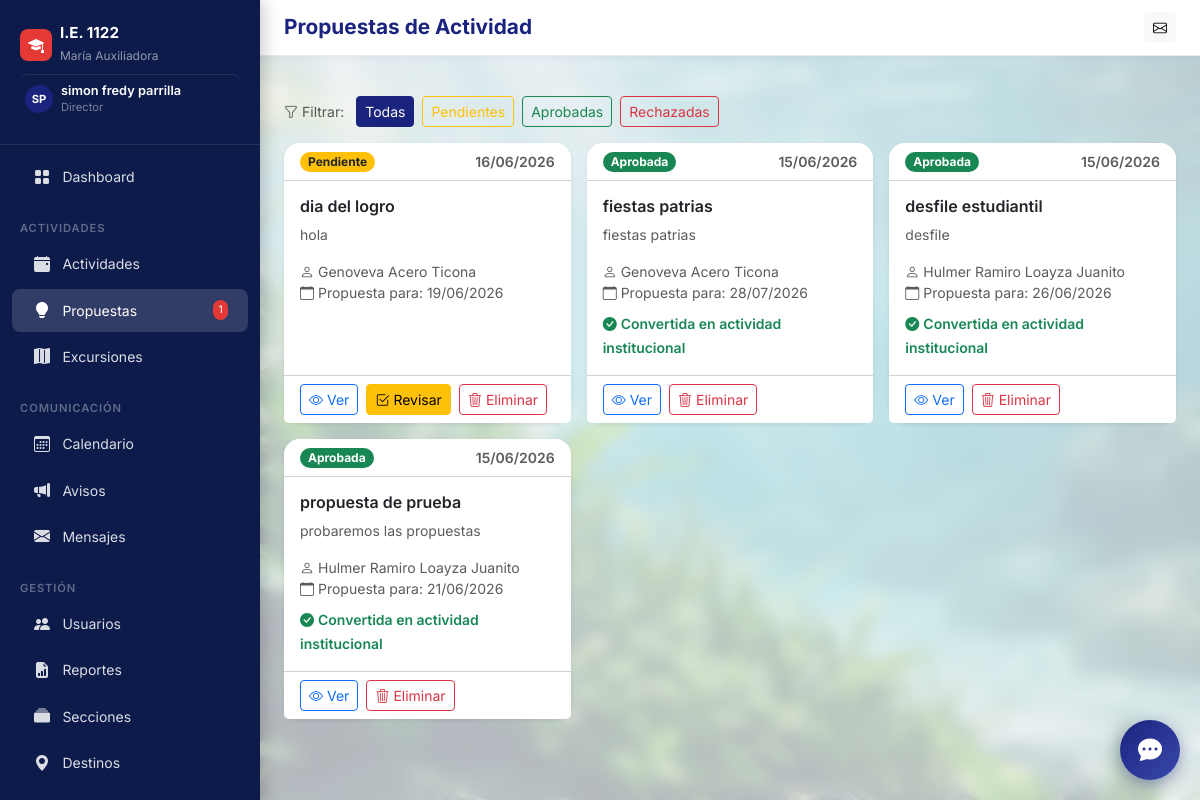
The app's page /propuestas/ (signed in) with its own data.
### core/models.py (models this page shows, shortened)
class User(AbstractUser):
    ROLE_CHOICES = [
        ('director', 'Director'),
        ('docente', 'Docente'),
    ]
    role = models.CharField(max_length=20, choices=ROLE_CHOICES, default='docente', verbose_name='Rol')
    email = models.EmailField(unique=True, verbose_name='Correo electrónico')
    telefono = models.CharField(max_length=15, blank=True, verbose_name='Teléfono')
    fecha_nacimiento = models.DateField(null=True, blank=True, verbose_name='Fecha de nacimiento')
    foto_perfil = models.ImageField(upload_to='perfiles/', blank=True, null=True, verbose_name='Foto de perfil')
    seccion_asignada = models.CharField(max_length=50, blank=True, verbose_name='Sección / Grado asignado', help_text='Ej: 3B, 5A, ED.FISICA')
    class Meta:
        verbose_name = 'Usuario'
        verbose_name_plural = 'Usuarios'
    @property
    def is_director(self):
        return self.role == 'director'
    @property
    def is_docente(self):
        return self.role == 'docente'

class PropuestaActividad(models.Model):
    ESTADO_CHOICES = [
        ('pendiente', 'Pendiente'),
        ('aprobada', 'Aprobada'),
        ('rechazada', 'Rechazada'),
    ]
    titulo = models.CharField(max_length=300, verbose_name='Título de la propuesta')
    descripcion = models.TextField(verbose_name='Descripción')
    propuesta_por = models.ForeignKey(
        User,
        on_delete=models.CASCADE,
        related_name='propuestas',
        verbose_name='Propuesto por'
    )
    estado = models.CharField(
        max_length=20,
        choices=ESTADO_CHOICES,
        default='pendiente',
        verbose_name='Estado'
    )
    observacion_admin = models.TextField(
        blank=True,
        verbose_name='Observación del director',
        help_text='Comentario del director al aprobar o rechazar'
    )
    fecha_propuesta = models.DateTimeField(auto_now_add=True)
    fecha_revision = models.DateTimeField(null=True, blank=True)
    fecha_actividad_propuesta = models.DateField(null=True, blank=True, verbose_name='Fecha propuesta para la actividad')
    revisado_por = models.ForeignKey(
        User,
        on_delete=models.SET_NULL,
        null=True, blank=True,
        related_name='propuestas_revisadas',
        verbose_name='Revisado por'
    )
    class Meta:
        verbose_name = 'Propuesta de Actividad'
        verbose_name_plural = 'Propuestas de Actividades'
        ordering = ['-fecha_propuesta']

### core/views.py (the view, shortened to what this page needs)
# urls.py: path('propuestas/', views.propuestas_lista, name='propuestas_lista'),
@login_required
def propuestas_lista(request):
    user = request.user
    estado = request.GET.get('estado', '')
    if user.is_director:
        qs = PropuestaActividad.objects.all()
        if estado:
            qs = qs.filter(estado=estado)
        mis_propuestas = None
        propuestas_aprobadas = None
    if qs is not None:
        qs = qs.select_related('propuesta_por', 'revisado_por')
    return render(request, 'propuestas/lista.html', {
        'propuestas': qs,
        'mis_propuestas': mis_propuestas,
        'propuestas_aprobadas': propuestas_aprobadas,
        'estado': estado,
    })

### core/context_processors.py (called while the page is built)
def global_context(request):
    if request.user.is_authenticated:
        mensajes_no_leidos = Mensaje.objects.filter(
            para_usuario=request.user, leido=False
        ).count()
        pendientes_count = 0
        if request.user.is_director:
            pendientes_count = PropuestaActividad.objects.filter(estado='pendiente').count()
        return {
            'mensajes_no_leidos': mensajes_no_leidos,
            'pendientes_count': pendientes_count,
        }
    return {}

### templates/propuestas/lista.html (shortened to what this page needs)
{% extends 'base.html' %}
{% block page_title %}Propuestas de Actividad{% endblock %}
{% block content %}
{% if user.is_director %}
<div class="mb-3 d-flex gap-2 flex-wrap align-items-center">
  <span class="text-muted small me-1"><i class="bi bi-funnel me-1"></i>Filtrar:</span>
  <a href="{% url 'propuestas_lista' %}"
    class="btn btn-sm {% if not estado %}btn-primary{% else %}btn-outline-primary{% endif %}">Todas</a>
  <a href="?estado=pendiente"
    class="btn btn-sm {% if estado == 'pendiente' %}btn-warning{% else %}btn-outline-warning{% endif %}">Pendientes</a>
  <a href="?estado=aprobada"
    class="btn btn-sm {% if estado == 'aprobada' %}btn-success{% else %}btn-outline-success{% endif %}">Aprobadas</a>
  <a href="?estado=rechazada"
    class="btn btn-sm {% if estado == 'rechazada' %}btn-danger{% else %}btn-outline-danger{% endif %}">Rechazadas</a>
</div>
<div class="row g-3">
  {% for p in propuestas %}
  <div class="col-md-6 col-lg-4">
    <div class="card h-100 shadow-sm border-0">
      <div class="card-header bg-white d-flex justify-content-between align-items-center">
        <span class="badge rounded-pill px-2 py-1
          {% if p.estado == 'aprobada' %}bg-success
          {% elif p.estado == 'rechazada' %}bg-danger
          {% else %}bg-warning text-dark{% endif %}">
          {{ p.get_estado_display }}
        </span>
        <small class="text-muted">{{ p.fecha_propuesta|date:"d/m/Y" }}</small>
      </div>
      <div class="card-body">
        <h6 class="card-title fw-semibold">{{ p.titulo }}</h6>
        <p class="card-text text-muted small">{{ p.descripcion|truncatechars:100 }}</p>
        <small class="text-muted d-block">
          <i class="bi bi-person me-1"></i>{{ p.propuesta_por.get_full_name|default:p.propuesta_por.username }}
        </small>
        {% if p.fecha_actividad_propuesta %}
        <small class="text-muted d-block">
          <i class="bi bi-calendar me-1"></i>Propuesta para: {{ p.fecha_actividad_propuesta|date:"d/m/Y" }}
        </small>
        {% endif %}
        {% if p.estado == 'aprobada' %}
        <div class="mt-2">
          <small class="text-success fw-semibold"><i class="bi bi-check-circle-fill me-1"></i>Convertida en actividad
            institucional</small>
        </div>
        {% endif %}
      </div>
      <div class="card-footer bg-white d-flex gap-2 flex-wrap">
        <a href="{% url 'propuesta_detalle' p.pk %}" class="btn btn-sm btn-outline-primary">
          <i class="bi bi-eye me-1"></i>Ver
        </a>
        {% if p.estado == 'pendiente' %}
        <a href="{% url 'propuesta_revisar' p.pk %}" class="btn btn-sm btn-warning">
          <i class="bi bi-check2-square me-1"></i>Revisar
        </a>
        {% endif %}
        <a href="{% url 'propuesta_eliminar' p.pk %}" class="btn btn-sm btn-outline-danger">
          <i class="bi bi-trash3 me-1"></i>Eliminar
        </a>
      </div>
    </div>
  </div>
  {% empty %}
  <div class="col-12 text-center py-5 text-muted">
    <i class="bi bi-lightbulb fs-1 d-block mb-2"></i>
    No hay propuestas{% if estado %} con estado "{{ estado }}"{% endif %}.
  </div>
  {% endfor %}
</div>
{% endif %}
{% endblock %}

### templates/base.html (shortened to what this page needs)
<!DOCTYPE html>
<html lang="es">
<head>
  <link href="https://cdn.jsdelivr.net/npm/bootstrap@5.3.3/dist/css/bootstrap.min.css" rel="stylesheet">
  <link href="https://cdn.jsdelivr.net/npm/bootstrap-icons@1.11.3/font/bootstrap-icons.css" rel="stylesheet">
</head>
<body>
  <nav id="sidebar">
    <div class="sidebar-brand">
      <div class="d-flex align-items-center gap-2 mb-1">
        <div
          style="background:#e53935;width:32px;height:32px;border-radius:8px;display:flex;align-items:center;justify-content:center;">
          <i class="bi bi-mortarboard-fill text-white"></i>
        </div>
        <div>
          <h6>I.E. 1122</h6>
          <small>María Auxiliadora</small>
        </div>
      </div>
      {% if user.is_authenticated %}
      <a href="{% url 'perfil' %}" class="text-decoration-none d-flex align-items-center gap-2 mt-2 pt-2 profile-link"
        style="border-top:1px solid rgba(255,255,255,0.1)">
        {% if user.foto_perfil %}
        <img src="{{ user.foto_perfil.url }}" class="rounded-circle" width="28" height="28" style="object-fit:cover;">
        {% else %}
        <div class="avatar-placeholder" style="width:28px;height:28px;font-size:.7rem;">
          {{ user.first_name|first|upper }}{{ user.last_name|first|upper }}
        </div>
        {% endif %}
        <div>
          <div style="color:#fff;font-size:.8rem;font-weight:600;line-height:1.2;">
            {{ user.get_full_name|default:user.username }}
          </div>
          <div style="color:rgba(255,255,255,.45);font-size:.7rem;">
            {{ user.get_role_display }}
          </div>
        </div>
      </a>
      {% endif %}
    </div>
    <ul class="nav flex-column py-2">
      <li><a class="nav-link {% if request.resolver_match.url_name == 'dashboard' %}active{% endif %}"
          href="{% url 'dashboard' %}">
          <i class="bi bi-grid-fill"></i> Dashboard
        </a></li>
      <div class="nav-section">Actividades</div>
      <li><a class="nav-link {% if 'actividades' in request.path %}active{% endif %}"
          href="{% url 'actividades_lista' %}">
          <i class="bi bi-calendar-event-fill"></i> Actividades
        </a></li>
      <li><a class="nav-link {% if 'propuestas' in request.path %}active{% endif %}"
          href="{% url 'propuestas_lista' %}">
          <i class="bi bi-lightbulb-fill"></i> Propuestas
          {% if user.is_director %}
          {% with cnt=pendientes_count %}{% if cnt %}<span class="badge-count">{{ cnt }}</span>{% endif %}{% endwith %}
          {% endif %}
        </a></li>
      <li><a class="nav-link {% if 'excursiones' in request.path %}active{% endif %}"
          href="{% url 'excursiones_lista' %}">
          <i class="bi bi-map-fill"></i> Excursiones
        </a></li>
      <div class="nav-section">Comunicación</div>
      <li><a class="nav-link {% if 'calendario' in request.path %}active{% endif %}"
          href="{% url 'calendario_actividades' %}">
          <i class="bi bi-calendar3"></i> Calendario
        </a></li>
      <li><a class="nav-link {% if 'avisos' in request.path %}active{% endif %}" href="{% url 'avisos_lista' %}">
          <i class="bi bi-megaphone-fill"></i> Avisos
        </a></li>
      <li><a class="nav-link {% if 'mensajes' in request.path %}active{% endif %}" href="{% url 'mensajes_bandeja' %}">
          <i class="bi bi-envelope-fill"></i> Mensajes
        </a></li>
      {% if user.is_director %}
      <div class="nav-section">Gestión</div>
      <li><a class="nav-link {% if 'usuarios' in request.path %}active{% endif %}" href="{% url 'usuarios_lista' %}">
          <i class="bi bi-people-fill"></i> Usuarios
        </a></li>
      <li><a class="nav-link {% if 'reportes' in request.path %}active{% endif %}" href="{% url 'reportes_panel' %}">
          <i class="bi bi-file-earmark-bar-graph-fill"></i> Reportes
        </a></li>
      <li><a class="nav-link {% if 'secciones' in request.path %}active{% endif %}" href="{% url 'secciones_lista' %}">
          <i class="bi bi-collection-fill"></i> Secciones
        </a></li>
      <li><a class="nav-link {% if 'destinos' in request.path %}active{% endif %}" href="{% url 'destinos_lista' %}">
          <i class="bi bi-geo-alt-fill"></i> Destinos
        </a></li>
      <li><a class="nav-link" href="/admin/" target="_blank">
        </a></li>
      {% endif %}
    </ul>
  </nav>
  <div id="main-content">
    <div class="topbar d-flex align-items-center justify-content-between">
      <div class="d-flex align-items-center gap-3">
        <h1 class="page-title">{% block page_title %}{% endblock %}</h1>
      </div>
      <div class="d-flex align-items-center gap-2">
        <a href="{% url 'mensajes_bandeja' %}" class="btn btn-sm btn-light position-relative">
          <i class="bi bi-envelope"></i>
        </a>
      </div>
    </div>
    <div class="px-4 pt-3">
    </div>
    <main class="p-4">
      {% block content %}{% endblock %}
    </main>
  </div>
  <div id="chatbot-widget">
    <button id="chat-toggle" onclick="toggleChat()">
      <i class="bi bi-chat-dots-fill"></i>
    </button>
  </div>
</body>
</html>

### templates/base.html (style rules this page uses)
:root { --primary: #1a237e; --primary-light: #283593; --accent: #e53935; --sidebar-bg: #0d1b4b; --sidebar-text: rgba(255, 255, 255, 0.85); --sidebar-active: rgba(255, 255, 255, 0.15); --body-bg: #f0f2f8; --card-shadow: 0 2px 16px rgba(26, 35, 126, 0.10); }
body { font-family: 'Inter', sans-serif; background: url('/static/img/fondo_agua_plantas.png') no-repeat center center fixed; background-size: cover; min-height: 100vh; animation: dynamicBG 40s linear infinite alternate; }
#sidebar { backdrop-filter: blur(5px); box-shadow: 4px 0 15px rgba(0, 0, 0, 0.2); }
#sidebar { width: 260px; min-height: 100vh; background: var(--sidebar-bg); position: fixed; top: 0; left: 0; z-index: 1000; transition: all .3s ease; overflow-y: auto; }
#sidebar .sidebar-brand { padding: 1.5rem 1.25rem; border-bottom: 1px solid rgba(255, 255, 255, 0.1); }
#sidebar .sidebar-brand h6 { color: #fff; font-weight: 700; margin: 0; font-size: .95rem; }
#sidebar .sidebar-brand small { color: rgba(255, 255, 255, 0.55); font-size: .75rem; }
#sidebar .nav-link { color: var(--sidebar-text); padding: .6rem 1.25rem; border-radius: .5rem; margin: .1rem .75rem; display: flex; align-items: center; gap: .65rem; font-size: .875rem; transition: all .2s; }
#sidebar .nav-link:hover, #sidebar .nav-link.active { background: var(--sidebar-active); color: #fff; }
#sidebar .nav-link i { width: 20px; text-align: center; font-size: 1rem; }
#sidebar .nav-section { color: rgba(255, 255, 255, 0.35); font-size: .7rem; font-weight: 600; text-transform: uppercase; letter-spacing: .08em; padding: .75rem 1.25rem .25rem; margin-top: .5rem; }
#sidebar .badge-count { background: var(--accent); color: #fff; font-size: .65rem; padding: .2em .5em; border-radius: 10px; margin-left: auto; }
#main-content { margin-left: 260px; min-height: 100vh; transition: margin .3s; background: rgba(240, 242, 248, 0.75); backdrop-filter: blur(8px); position: relative; }
.topbar { background: #fff; border-bottom: 1px solid #e8eaf6; padding: .75rem 1.5rem; position: sticky; top: 0; z-index: 900; box-shadow: 0 1px 8px rgba(26, 35, 126, 0.07); }
.page-title { font-size: 1.3rem; font-weight: 700; color: var(--primary); margin: 0; }
.card { border: none; border-radius: 1rem; box-shadow: var(--card-shadow); }
.card-header { border-radius: 1rem 1rem 0 0 !important; font-weight: 600; }
.btn-primary { background: var(--primary); border-color: var(--primary); }
.avatar-placeholder { width: 36px; height: 36px; border-radius: 50%; background: var(--primary); color: #fff; display: inline-flex; align-items: center; justify-content: center; font-weight: 700; font-size: .85rem; }
.profile-link { transition: background 0.2s ease; border-radius: 8px; padding: 5px; }
#chatbot-widget { position: fixed; bottom: 20px; right: 20px; z-index: 9999; font-family: inherit; }
#chat-toggle { width: 60px; height: 60px; border-radius: 50%; background: linear-gradient(135deg, #1a237e 0%, #3949ab 100%); color: white; border: none; box-shadow: 0 4px 15px rgba(26, 35, 126, 0.4); cursor: pointer; display: flex; align-items: center; justify-content: center; transition: transform 0.3s cubic-bezier(0.175, 0.885, 0.32, 1.275); }
#chat-toggle .bi { font-size: 1.5rem; }

### records on screen
User: first_name|first "S", last_name|first "P", get_full_name "simon fredy parrilla", role "Director"
PropuestaActividad: estado "Pendiente", fecha_propuesta "16/06/2026", titulo "dia del logro", descripcion "hola", propuesta_por.get_full_name "Genoveva Acero Ticona", fecha_actividad_propuesta "19/06/2026", shows "Revisar"
PropuestaActividad: estado "Aprobada", fecha_propuesta "15/06/2026", titulo "fiestas patrias", descripcion "fiestas patrias", propuesta_por.get_full_name "Genoveva Acero Ticona", fecha_actividad_propuesta "28/07/2026", shows "Convertida en actividad institucional"
PropuestaActividad: estado "Aprobada", fecha_propuesta "15/06/2026", titulo "desfile estudiantil", descripcion "desfile", propuesta_por.get_full_name "Hulmer Ramiro Loayza Juanito", fecha_actividad_propuesta "26/06/2026", shows "Convertida en actividad institucional"
PropuestaActividad: estado "Aprobada", fecha_propuesta "15/06/2026", titulo "propuesta de prueba", descripcion "probaremos las propuestas", propuesta_por.get_full_name "Hulmer Ramiro Loayza Juanito", fecha_actividad_propuesta "21/06/2026", shows "Convertida en actividad institucional"

### other values on screen
{{ cnt }} "1"
